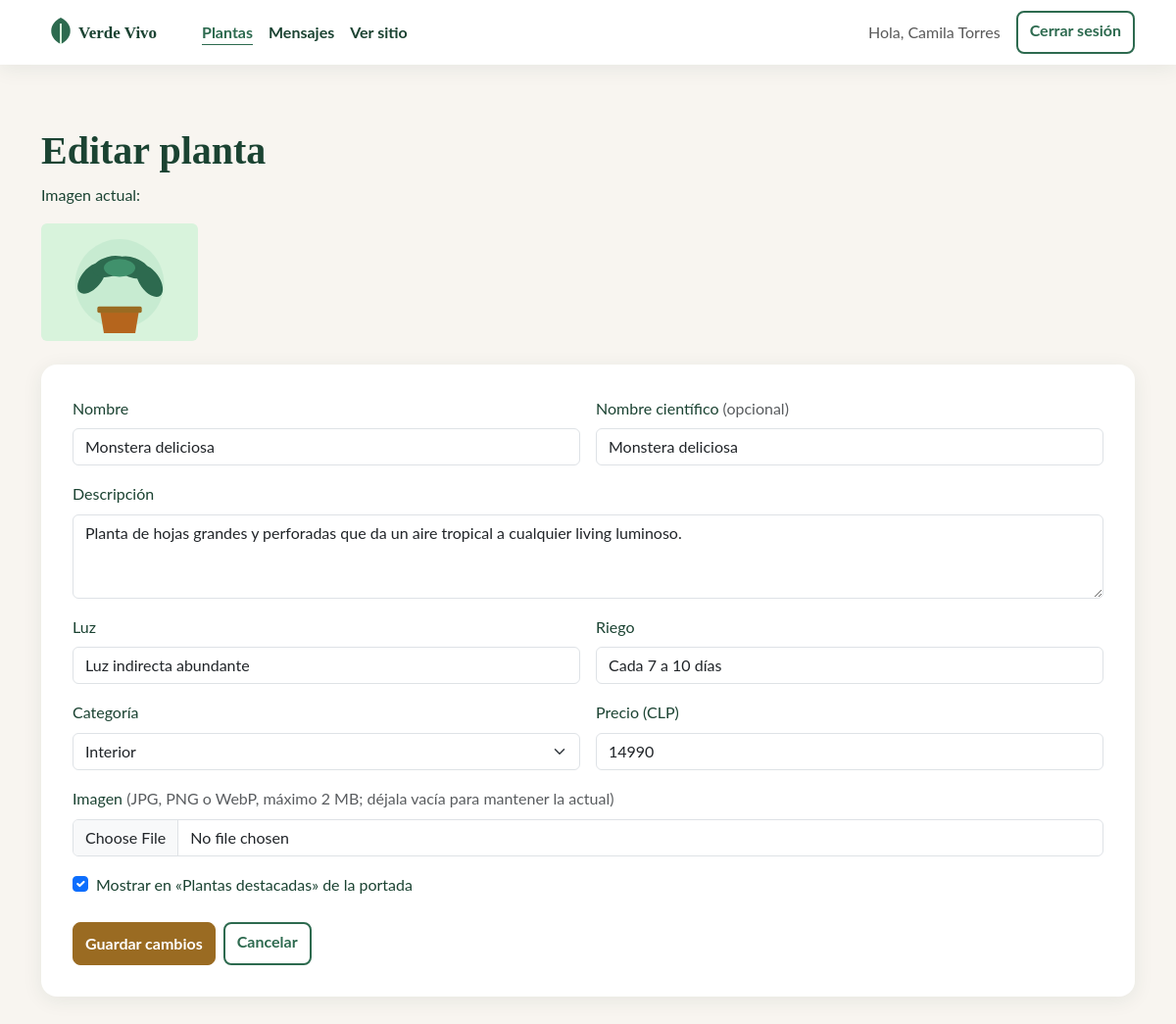
The app's page /admin/admin_editar.php?id=1 (signed in) with its own data.
### tables this page shows
CREATE TABLE vv_plantas (
  p_id           INT AUTO_INCREMENT PRIMARY KEY,
  p_nombre       VARCHAR(120) NOT NULL,
  p_cientifico   VARCHAR(120) DEFAULT NULL,
  p_descripcion  TEXT NOT NULL,
  p_luz          VARCHAR(120) DEFAULT NULL,
  p_riego        VARCHAR(120) DEFAULT NULL,
  p_precio       INT UNSIGNED NOT NULL,
  p_imagen       VARCHAR(255) DEFAULT NULL,
  p_categoria_id INT DEFAULT NULL,
  p_destacada    TINYINT(1) NOT NULL DEFAULT 0,
  CONSTRAINT fk_planta_categoria FOREIGN KEY (p_categoria_id)
    REFERENCES vv_categorias (c_id) ON DELETE SET NULL
);

CREATE TABLE vv_categorias (
  c_id     INT AUTO_INCREMENT PRIMARY KEY,
  c_nombre VARCHAR(60) NOT NULL,
  c_slug   VARCHAR(60) NOT NULL UNIQUE
);

### class/db.php (called while the page is built, shortened)
<?php
class db {
    protected $connection;
    protected $query;
    public function __construct($dbhost = 'localhost', $dbuser = 'root', $dbpass = '', $dbname = '', $charset = 'utf8mb4') {
        $this->connection = @new mysqli($dbhost, $dbuser, $dbpass, $dbname);
        $this->connection->set_charset($charset);
    }
    public function query($query) {
        if ($this->query = $this->connection->prepare($query)) {
            if (func_num_args() > 1) {
                $x = func_get_args();
                $args = array_slice($x, 1);
                $types = '';
                $args_ref = array();
                foreach ($args as $k => &$arg) {
                    if (is_array($args[$k])) {
                        foreach ($args[$k] as $j => &$a) {
                            $types .= $this->_gettype($args[$k][$j]);
                            $args_ref[] = &$a;
                        }
                    } else {
                        $types .= $this->_gettype($args[$k]);
                        $args_ref[] = &$arg;
                    }
                }
                array_unshift($args_ref, $types);
                call_user_func_array(array($this->query, 'bind_param'), $args_ref);
            }
            $this->query->execute();
        } else {
            $this->error('No se puede preparar la declaración de MySQL (revisa tu sintaxis) - ' . $this->connection->error);
        }
        return $this;
    }
    public function fetchAll($callback = null) {
        $params = array();
        $row = array();
        $meta = $this->query->result_metadata();
        while ($field = $meta->fetch_field()) {
            $params[] = &$row[$field->name];
        }
        call_user_func_array(array($this->query, 'bind_result'), $params);
        $result = array();
        while ($this->query->fetch()) {
            $r = array();
            foreach ($row as $key => $val) {
                $r[$key] = $val;
            }
            if ($callback != null && is_callable($callback)) {
                $value = call_user_func($callback, $r);
                if ($value == 'break') {
                    break;
                }
            } else {
                $result[] = $r;
            }
        }
        return $result;
    }
    public function fetchArray() {
        $params = array();
        $row = array();
        $meta = $this->query->result_metadata();
        while ($field = $meta->fetch_field()) {
            $params[] = &$row[$field->name];
        }
        call_user_func_array(array($this->query, 'bind_result'), $params);
        $result = array();
        while ($this->query->fetch()) {
            foreach ($row as $key => $val) {
                $result[$key] = $val;
            }
        }
        return $result;
    }
    private function _gettype($var) {
        if (is_int($var))    return 'i';
        return 'b';
    }
}

### class/helpers.php (called while the page is built, shortened)
<?php
function e($texto) {
    return htmlspecialchars((string)$texto, ENT_QUOTES, 'UTF-8');
}

### admin/partes/form-planta.php (the view, shortened to what this page needs)
<?php
$v = fn($campo) => e($planta[$campo] ?? '');
?>
      <form action="<?= $accion ?>" method="post" enctype="multipart/form-data" class="formulario">
        <div class="row g-3">
          <div class="col-12 col-md-6">
            <label for="nombre" class="form-label">Nombre</label>
            <input type="text" id="nombre" name="nombre" class="form-control" required minlength="2" value="<?= $v('p_nombre') ?>">
          </div>
          <div class="col-12 col-md-6">
            <label for="cientifico" class="form-label">Nombre científico <span class="text-body-secondary">(opcional)</span></label>
            <input type="text" id="cientifico" name="cientifico" class="form-control" value="<?= $v('p_cientifico') ?>">
          </div>
          <div class="col-12">
            <label for="descripcion" class="form-label">Descripción</label>
            <textarea id="descripcion" name="descripcion" class="form-control" rows="3" required minlength="10"><?= $v('p_descripcion') ?></textarea>
          </div>
          <div class="col-12 col-md-6">
            <label for="luz" class="form-label">Luz</label>
            <input type="text" id="luz" name="luz" class="form-control" value="<?= $v('p_luz') ?>">
          </div>
          <div class="col-12 col-md-6">
            <label for="riego" class="form-label">Riego</label>
            <input type="text" id="riego" name="riego" class="form-control" value="<?= $v('p_riego') ?>">
          </div>
          <div class="col-12 col-md-6">
            <label for="categoria" class="form-label">Categoría</label>
            <select id="categoria" name="categoria" class="form-select" required>
<?php foreach ($categorias as $c): ?>
              <option value="<?= (int)$c['c_id'] ?>"<?= (int)($planta['p_categoria_id'] ?? 0) === (int)$c['c_id'] ? ' selected' : '' ?>><?= e($c['c_nombre']) ?></option>
<?php endforeach; ?>
            </select>
          </div>
          <div class="col-12 col-md-6">
            <label for="precio" class="form-label">Precio (CLP)</label>
            <input type="number" id="precio" name="precio" class="form-control" required min="0" step="10" value="<?= $v('p_precio') ?>">
          </div>
          <div class="col-12">
            <label for="imagen" class="form-label">Imagen <span class="text-body-secondary">(JPG, PNG o WebP, máximo 2 MB<?= !empty($planta['p_id']) ? '; déjala vacía para mantener la actual' : '' ?>)</span></label>
            <input type="file" id="imagen" name="imagen" class="form-control" accept="image/jpeg,image/png,image/webp">
          </div>
          <div class="col-12">
            <div class="form-check">
              <input class="form-check-input" type="checkbox" id="destacada" name="destacada" value="1"<?= !empty($planta['p_destacada']) ? ' checked' : '' ?>>
              <label class="form-check-label" for="destacada">Mostrar en «Plantas destacadas» de la portada</label>
            </div>
          </div>
        </div>
        <div class="d-flex flex-wrap gap-2 mt-4">
          <button type="submit" class="btn btn-accion"><?= e($textoBoton) ?></button>
          <a href="admin_list.php" class="btn btn-outline-verde">Cancelar</a>
        </div>
      </form>

### admin/admin_editar.php (shortened to what this page needs)
<?php
include_once '../class/db.php';
include_once '../class/helpers.php';
$id = isset($_GET['id']) ? (int)$_GET['id'] : 0;
$db = new db($dbhost, $dbuser, $dbpass, $dbname, 'utf8mb4');
$db->query('SELECT * FROM vv_plantas WHERE p_id = ?', $id);
$planta = $db->fetchArray();
$db->query('SELECT c_id, c_nombre FROM vv_categorias ORDER BY c_nombre');
$categorias = $db->fetchAll();
$accion     = 'editar.php';
$textoBoton = 'Guardar cambios';
include 'partes/admin-header.php';
?>
      <h1>Editar planta</h1>
      <p>Imagen actual:</p>
      <img src="../img/plantas/<?= e($planta['p_imagen'] ?: 'sin-imagen.svg') ?>" alt="Imagen actual de <?= e($planta['p_nombre']) ?>" width="160" height="120" class="rounded mb-4">
<?php include 'partes/form-planta.php'; ?>
<?php include 'partes/admin-footer.php'; ?>

### css/estilos.css (style rules this page uses)
:root { --color-texto: #1B4332; --color-texto-suave: #5A6470; --color-titulo: #1B4332; --color-enlace: #2D6A4F; --color-fondo: #F8F5F0; --color-superficie: #FFFFFF; --color-accion: #9A6B22; --color-accion-hover: #7F5819; --color-foco: #1B4332; }
body { font-family: "Lato", Arial, sans-serif; color: var(--color-texto); background-color: var(--color-fondo); line-height: 1.6; }
h1, h2, h3, .h1, .h2, .h3, .h4 { font-family: "Playfair Display", Georgia, serif; color: var(--color-titulo); font-weight: 700; }
h1, .h1 { font-size: 2rem; }
@media (min-width: 768px) { h1, .h1 { font-size: 2.5rem; } }
a { color: var(--color-enlace); }
.btn-accion { background-color: var(--color-accion); border-color: var(--color-accion); color: #FFFFFF; font-weight: 700; border-radius: 8px; min-height: 44px; }
.btn-outline-verde { border: 2px solid #2D6A4F; color: #2D6A4F; font-weight: 700; border-radius: 8px; min-height: 44px; }
.formulario { padding: 1.25rem; border-radius: 16px; background-color: var(--color-superficie); box-shadow: 0 4px 20px rgba(27, 67, 50, 0.08); }
@media (min-width: 768px) { .formulario { padding: 2rem; } }

### records on screen
vv_plantas: p_imagen (picture), nombre "Monstera deliciosa", cientifico "Monstera deliciosa", descripcion "Planta de hojas grandes y perforadas que da un aire tropical a cualquier living luminoso.", luz "Luz indirecta abundante", riego "Cada 7 a 10 días", categoria "Interior", precio "14990", p_destacada "☑"

### other values on screen
$_SESSION['u_nombre'] "Camila Torres"
$textoBoton "Guardar cambios"
